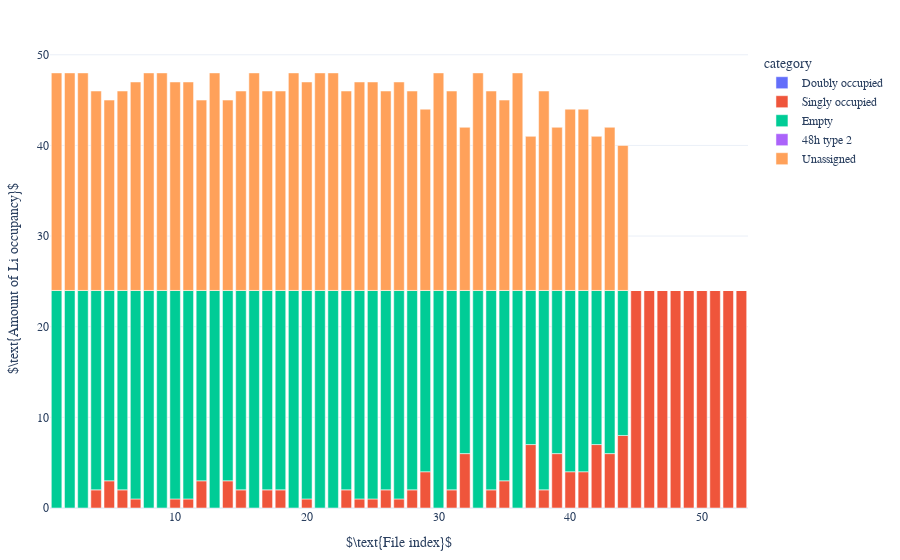
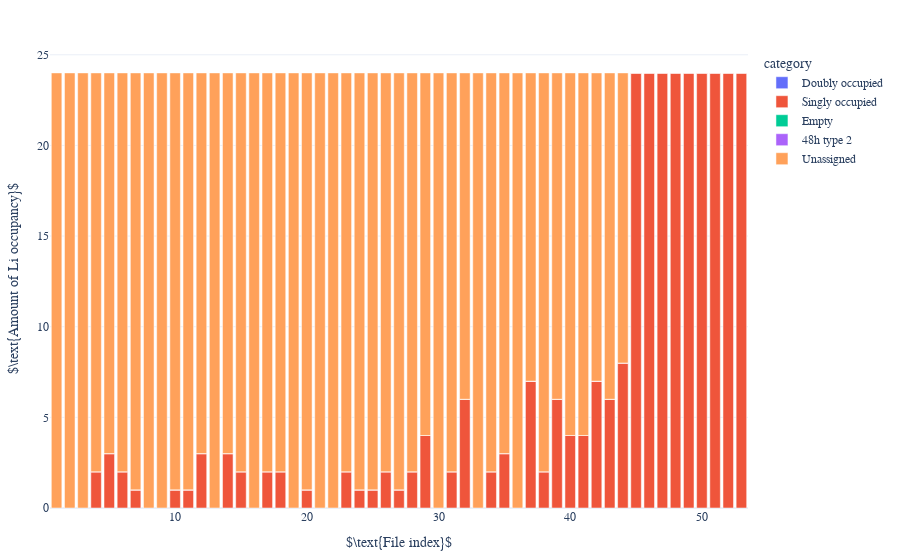

Source (notebook cell) for these figures, in order:
### Code cell
tuple_metainfo = metainfo.tuple(coor_ref_structure_48n24_expanded, litype, el = "Li")
coor_48htype1_metainfo = metainfo.coor_48htype2(coor_ref_structure_48n24_expanded, el = 'Li')

file_loc_important_cols_sorted = file_loc_important_cols.sort_values("toten [eV]", ascending=True).reset_index()

idx_coor_cage_order = {0: np.array([0.97111, 0.25   , 0.25   ]), 3: np.array([0.02889, 0.75   , 0.25   ]),
                       1: np.array([0.02889, 0.25   , 0.75   ]), 2: np.array([0.97111, 0.75   , 0.75   ])}

coor_24g_array = np.array([item['coor'] for sublist in tuple_metainfo.values() for item in sublist if item['type'] == '24g'])
centroids, labels = func_kmeans.kmeans_cluster_atoms(coor_24g_array, amount_clusters = 4)
func_kmeans.create_POSCAR_atoms_centroids_appended(coor_24g_array, centroids, direc_restructure_destination, lattice_constant, filename = "POSCAR_24g_centroids4")

idx_cage_coor_24g = metainfo.idx_cage_coor_24g(coor_24g_array, labels, idx_coor_cage_order, amount_clusters = 4)
tuple_cage_metainfo = metainfo.tuple_cage(tuple_metainfo, idx_cage_coor_24g)


category_labels_occupancy = {
    '2': 'Doubly occupied',
    '1': 'Singly occupied',
    '0': 'Empty',
    '48htype1': '48h type 2',
    'weirdo': 'Unassigned'
    # ... add more as needed
}

move_by_occupancy.get_occupancy(file_loc_important_cols_sorted, coor_ref_structure_48n24_expanded, tuple_cage_metainfo, el = "Li")
df_occupancy_strict = movement.plot_occupancy(file_loc_important_cols_sorted, category_labels_occupancy, direc_restructure_destination, litype, strict_count=True)

move_by_occupancy.get_occupancy(file_loc_important_cols_sorted, coor_ref_structure_48n24_expanded, tuple_cage_metainfo, el = "Li")
df_occupancy = movement.plot_occupancy(file_loc_important_cols_sorted, category_labels_occupancy, direc_restructure_destination, litype, strict_count=False)

### Figure 1 — Plotly figure (JSON) as saved in the notebook; plotly's stock layout.template omitted (floating-point values rounded to 4 significant figures)
{"data": [{"alignmentgroup": "True", "hovertemplate": "category=Doubly occupied<br>idx_file=%{x}<br>count=%{y}<extra></extra>", "legendgroup": "Doubly occupied", "marker": {"color": "#636efa", "pattern": {"shape": ""}}, "name": "Doubly occupied", "offsetgroup": "Doubly occupied", "orientation": "v", "showlegend": true, "textposition": "auto", "type": "bar", "x": [1, 2, 3, 4, 5, 6, 7, 8, 9, 10, 11, 12, 13, 14, 15, 16, 17, 18, 19, 20, 21, 22, 23, 24, 25, 26, 27, 28, 29, 30, 31, 32, 33, 34, 35, 36, 37, 38, 39, 40, 41, 42, 43, 44, 45, 46, 47, 48, 49, 50, 51, 52, 53], "xaxis": "x", "y": [0, 0, 0, 0, 0, 0, 0, 0, 0, 0, 0, 0, 0, 0, 0, 0, 0, 0, 0, 0, 0, 0, 0, 0, 0, 0, 0, 0, 0, 0, 0, 0, 0, 0, 0, 0, 0, 0, 0, 0, 0, 0, 0, 0, 0, 0, 0, 0, 0, 0, 0, 0, 0], "yaxis": "y"}, {"alignmentgroup": "True", "hovertemplate": "category=Singly occupied<br>idx_file=%{x}<br>count=%{y}<extra></extra>", "legendgroup": "Singly occupied", "marker": {"color": "#EF553B", "pattern": {"shape": ""}}, "name": "Singly occupied", "offsetgroup": "Singly occupied", "orientation": "v", "showlegend": true, "textposition": "auto", "type": "bar", "x": [1, 2, 3, 4, 5, 6, 7, 8, 9, 10, 11, 12, 13, 14, 15, 16, 17, 18, 19, 20, 21, 22, 23, 24, 25, 26, 27, 28, 29, 30, 31, 32, 33, 34, 35, 36, 37, 38, 39, 40, 41, 42, 43, 44, 45, 46, 47, 48, 49, 50, 51, 52, 53], "xaxis": "x", "y": [0, 0, 0, 2, 3, 2, 1, 0, 0, 1, 1, 3, 0, 3, 2, 0, 2, 2, 0, 1, 0, 0, 2, 1, 1, 2, 1, 2, 4, 0, 2, 6, 0, 2, 3, 0, 7, 2, 6, 4, 4, 7, 6, 8, 24, 24, 24, 24, 24, 24, 24, 24, 24], "yaxis": "y"}, {"alignmentgroup": "True", "hovertemplate": "category=Empty<br>idx_file=%{x}<br>count=%{y}<extra></extra>", "legendgroup": "Empty", "marker": {"color": "#00cc96", "pattern": {"shape": ""}}, "name": "Empty", "offsetgroup": "Empty", "orientation": "v", "showlegend": true, "textposition": "auto", "type": "bar", "x": [1, 2, 3, 4, 5, 6, 7, 8, 9, 10, 11, 12, 13, 14, 15, 16, 17, 18, 19, 20, 21, 22, 23, 24, 25, 26, 27, 28, 29, 30, 31, 32, 33, 34, 35, 36, 37, 38, 39, 40, 41, 42, 43, 44, 45, 46, 47, 48, 49, 50, 51, 52, 53], "xaxis": "x", "y": [24, 24, 24, 22, 21, 22, 23, 24, 24, 23, 23, 21, 24, 21, 22, 24, 22, 22, 24, 23, 24, 24, 22, 23, 23, 22, 23, 22, 20, 24, 22, 18, 24, 22, 21, 24, 17, 22, 18, 20, 20, 17, 18, 16, 0, 0, 0, 0, 0, 0, 0, 0, 0], "yaxis": "y"}, {"alignmentgroup": "True", "hovertemplate": "category=48h type 2<br>idx_file=%{x}<br>count=%{y}<extra></extra>", "legendgroup": "48h type 2", "marker": {"color": "#ab63fa", "pattern": {"shape": ""}}, "name": "48h type 2", "offsetgroup": "48h type 2", "orientation": "v", "showlegend": true, "textposition": "auto", "type": "bar", "x": [1, 2, 3, 4, 5, 6, 7, 8, 9, 10, 11, 12, 13, 14, 15, 16, 17, 18, 19, 20, 21, 22, 23, 24, 25, 26, 27, 28, 29, 30, 31, 32, 33, 34, 35, 36, 37, 38, 39, 40, 41, 42, 43, 44, 45, 46, 47, 48, 49, 50, 51, 52, 53], "xaxis": "x", "y": [0, 0, 0, 0, 0, 0, 0, 0, 0, 0, 0, 0, 0, 0, 0, 0, 0, 0, 0, 0, 0, 0, 0, 0, 0, 0, 0, 0, 0, 0, 0, 0, 0, 0, 0, 0, 0, 0, 0, 0, 0, 0, 0, 0, 0, 0, 0, 0, 0, 0, 0, 0, 0], "yaxis": "y"}, {"alignmentgroup": "True", "hovertemplate": "category=Unassigned<br>idx_file=%{x}<br>count=%{y}<extra></extra>", "legendgroup": "Unassigned", "marker": {"color": "#FFA15A", "pattern": {"shape": ""}}, "name": "Unassigned", "offsetgroup": "Unassigned", "orientation": "v", "showlegend": true, "textposition": "auto", "type": "bar", "x": [1, 2, 3, 4, 5, 6, 7, 8, 9, 10, 11, 12, 13, 14, 15, 16, 17, 18, 19, 20, 21, 22, 23, 24, 25, 26, 27, 28, 29, 30, 31, 32, 33, 34, 35, 36, 37, 38, 39, 40, 41, 42, 43, 44, 45, 46, 47, 48, 49, 50, 51, 52, 53], "xaxis": "x", "y": [24, 24, 24, 22, 21, 22, 23, 24, 24, 23, 23, 21, 24, 21, 22, 24, 22, 22, 24, 23, 24, 24, 22, 23, 23, 22, 23, 22, 20, 24, 22, 18, 24, 22, 21, 24, 17, 22, 18, 20, 20, 17, 18, 16, 0, 0, 0, 0, 0, 0, 0, 0, 0], "yaxis": "y"}], "layout": {"barmode": "relative", "font": {"family": "serif", "size": 12}, "legend": {"title": {"text": "category"}, "tracegroupgap": 0}, "margin": {"b": 50, "l": 20, "r": 20, "t": 50}, "xaxis": {"anchor": "y", "domain": [0, 1], "title": {"text": "$\\text{File index}$"}}, "yaxis": {"anchor": "x", "domain": [0, 1], "title": {"text": "$\\text{Amount of Li occupancy}$"}}}}

### Figure 2 — Plotly figure (JSON) as saved in the notebook; plotly's stock layout.template omitted (floating-point values rounded to 4 significant figures)
{"data": [{"alignmentgroup": "True", "hovertemplate": "category=Doubly occupied<br>idx_file=%{x}<br>count=%{y}<extra></extra>", "legendgroup": "Doubly occupied", "marker": {"color": "#636efa", "pattern": {"shape": ""}}, "name": "Doubly occupied", "offsetgroup": "Doubly occupied", "orientation": "v", "showlegend": true, "textposition": "auto", "type": "bar", "x": [1, 2, 3, 4, 5, 6, 7, 8, 9, 10, 11, 12, 13, 14, 15, 16, 17, 18, 19, 20, 21, 22, 23, 24, 25, 26, 27, 28, 29, 30, 31, 32, 33, 34, 35, 36, 37, 38, 39, 40, 41, 42, 43, 44, 45, 46, 47, 48, 49, 50, 51, 52, 53], "xaxis": "x", "y": [0, 0, 0, 0, 0, 0, 0, 0, 0, 0, 0, 0, 0, 0, 0, 0, 0, 0, 0, 0, 0, 0, 0, 0, 0, 0, 0, 0, 0, 0, 0, 0, 0, 0, 0, 0, 0, 0, 0, 0, 0, 0, 0, 0, 0, 0, 0, 0, 0, 0, 0, 0, 0], "yaxis": "y"}, {"alignmentgroup": "True", "hovertemplate": "category=Singly occupied<br>idx_file=%{x}<br>count=%{y}<extra></extra>", "legendgroup": "Singly occupied", "marker": {"color": "#EF553B", "pattern": {"shape": ""}}, "name": "Singly occupied", "offsetgroup": "Singly occupied", "orientation": "v", "showlegend": true, "textposition": "auto", "type": "bar", "x": [1, 2, 3, 4, 5, 6, 7, 8, 9, 10, 11, 12, 13, 14, 15, 16, 17, 18, 19, 20, 21, 22, 23, 24, 25, 26, 27, 28, 29, 30, 31, 32, 33, 34, 35, 36, 37, 38, 39, 40, 41, 42, 43, 44, 45, 46, 47, 48, 49, 50, 51, 52, 53], "xaxis": "x", "y": [0, 0, 0, 2, 3, 2, 1, 0, 0, 1, 1, 3, 0, 3, 2, 0, 2, 2, 0, 1, 0, 0, 2, 1, 1, 2, 1, 2, 4, 0, 2, 6, 0, 2, 3, 0, 7, 2, 6, 4, 4, 7, 6, 8, 24, 24, 24, 24, 24, 24, 24, 24, 24], "yaxis": "y"}, {"alignmentgroup": "True", "hovertemplate": "category=Empty<br>idx_file=%{x}<br>count=%{y}<extra></extra>", "legendgroup": "Empty", "marker": {"color": "#00cc96", "pattern": {"shape": ""}}, "name": "Empty", "offsetgroup": "Empty", "orientation": "v", "showlegend": true, "textposition": "auto", "type": "bar", "x": [1, 2, 3, 4, 5, 6, 7, 8, 9, 10, 11, 12, 13, 14, 15, 16, 17, 18, 19, 20, 21, 22, 23, 24, 25, 26, 27, 28, 29, 30, 31, 32, 33, 34, 35, 36, 37, 38, 39, 40, 41, 42, 43, 44, 45, 46, 47, 48, 49, 50, 51, 52, 53], "xaxis": "x", "y": [0, 0, 0, 0, 0, 0, 0, 0, 0, 0, 0, 0, 0, 0, 0, 0, 0, 0, 0, 0, 0, 0, 0, 0, 0, 0, 0, 0, 0, 0, 0, 0, 0, 0, 0, 0, 0, 0, 0, 0, 0, 0, 0, 0, 0, 0, 0, 0, 0, 0, 0, 0, 0], "yaxis": "y"}, {"alignmentgroup": "True", "hovertemplate": "category=48h type 2<br>idx_file=%{x}<br>count=%{y}<extra></extra>", "legendgroup": "48h type 2", "marker": {"color": "#ab63fa", "pattern": {"shape": ""}}, "name": "48h type 2", "offsetgroup": "48h type 2", "orientation": "v", "showlegend": true, "textposition": "auto", "type": "bar", "x": [1, 2, 3, 4, 5, 6, 7, 8, 9, 10, 11, 12, 13, 14, 15, 16, 17, 18, 19, 20, 21, 22, 23, 24, 25, 26, 27, 28, 29, 30, 31, 32, 33, 34, 35, 36, 37, 38, 39, 40, 41, 42, 43, 44, 45, 46, 47, 48, 49, 50, 51, 52, 53], "xaxis": "x", "y": [0, 0, 0, 0, 0, 0, 0, 0, 0, 0, 0, 0, 0, 0, 0, 0, 0, 0, 0, 0, 0, 0, 0, 0, 0, 0, 0, 0, 0, 0, 0, 0, 0, 0, 0, 0, 0, 0, 0, 0, 0, 0, 0, 0, 0, 0, 0, 0, 0, 0, 0, 0, 0], "yaxis": "y"}, {"alignmentgroup": "True", "hovertemplate": "category=Unassigned<br>idx_file=%{x}<br>count=%{y}<extra></extra>", "legendgroup": "Unassigned", "marker": {"color": "#FFA15A", "pattern": {"shape": ""}}, "name": "Unassigned", "offsetgroup": "Unassigned", "orientation": "v", "showlegend": true, "textposition": "auto", "type": "bar", "x": [1, 2, 3, 4, 5, 6, 7, 8, 9, 10, 11, 12, 13, 14, 15, 16, 17, 18, 19, 20, 21, 22, 23, 24, 25, 26, 27, 28, 29, 30, 31, 32, 33, 34, 35, 36, 37, 38, 39, 40, 41, 42, 43, 44, 45, 46, 47, 48, 49, 50, 51, 52, 53], "xaxis": "x", "y": [24, 24, 24, 22, 21, 22, 23, 24, 24, 23, 23, 21, 24, 21, 22, 24, 22, 22, 24, 23, 24, 24, 22, 23, 23, 22, 23, 22, 20, 24, 22, 18, 24, 22, 21, 24, 17, 22, 18, 20, 20, 17, 18, 16, 0, 0, 0, 0, 0, 0, 0, 0, 0], "yaxis": "y"}], "layout": {"barmode": "relative", "font": {"family": "serif", "size": 12}, "legend": {"title": {"text": "category"}, "tracegroupgap": 0}, "margin": {"b": 50, "l": 20, "r": 20, "t": 50}, "xaxis": {"anchor": "y", "domain": [0, 1], "title": {"text": "$\\text{File index}$"}}, "yaxis": {"anchor": "x", "domain": [0, 1], "title": {"text": "$\\text{Amount of Li occupancy}$"}}}}
